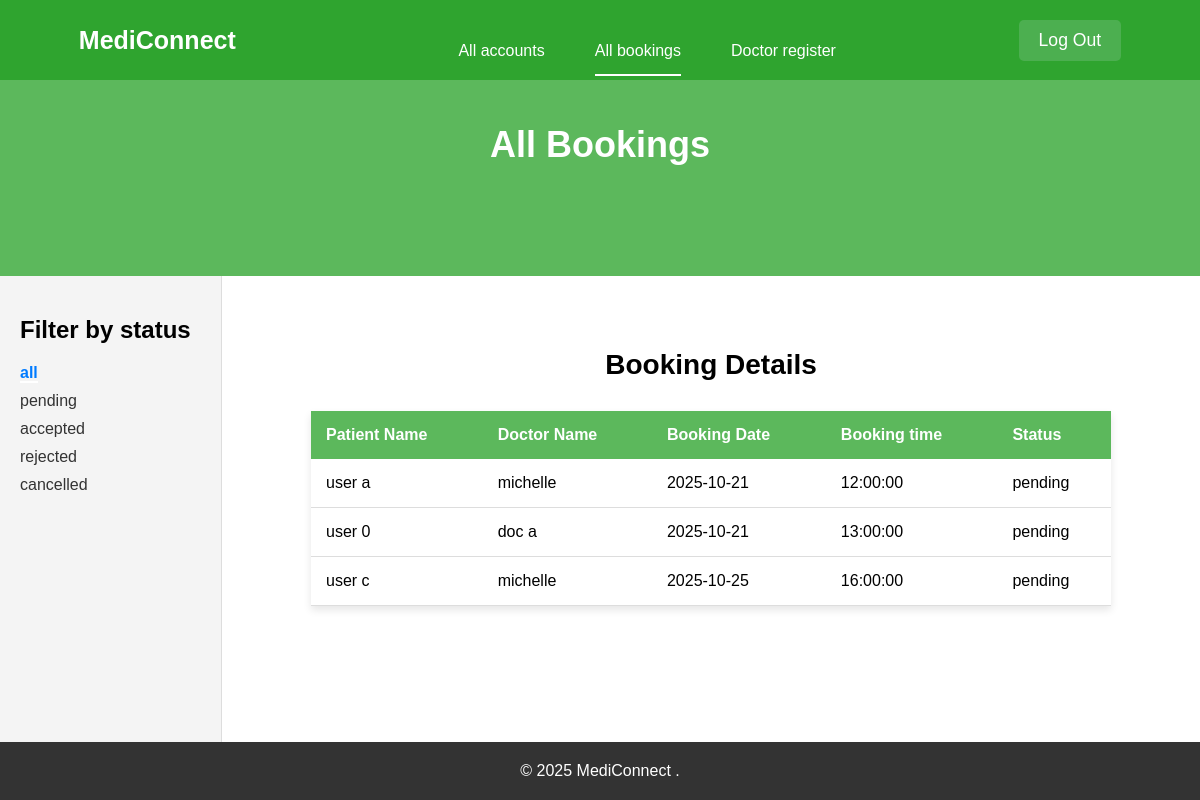
Page /admin/bookings.php on the committed database.
### tables this page shows
CREATE TABLE `booking` (
  `id` int(11) NOT NULL,
  `doctor_id` int(11) NOT NULL,
  `patient_id` int(11) NOT NULL,
  `booking_date` date NOT NULL,
  `booking_time` time NOT NULL,
  `created_at` timestamp NOT NULL DEFAULT current_timestamp(),
  `status` enum('pending','accepted','rejected','cancelled') DEFAULT 'pending'
);

CREATE TABLE `users_patient` (
  `id` int(11) NOT NULL,
  `username` varchar(22) NOT NULL,
  `email` varchar(22) NOT NULL,
  `password` varchar(222) NOT NULL,
  `status` varchar(22) DEFAULT 'unverified',
  `phone` varchar(100) NOT NULL
);

CREATE TABLE `users_doctor` (
  `id` int(11) NOT NULL,
  `username` varchar(22) NOT NULL,
  `email` varchar(22) NOT NULL,
  `password` varchar(222) NOT NULL,
  `profile_picture` varchar(255) DEFAULT NULL,
  `specialty` enum('Cardiology','Urology','Dermatology','Neurology') DEFAULT NULL,
  `experience` varchar(100) DEFAULT NULL,
  `phone` varchar(100) DEFAULT NULL,
  `languages` varchar(100) DEFAULT NULL
);

### admin/bookings.php (the view, shortened to what this page needs)
<?php
$db = mysqli_connect('localhost', 'root', '', 'mediconnect');
$status = isset($_GET['status']) ? $_GET['status'] : 'all';
if ($status === 'all' || empty($status)) {
    $sql = "SELECT booking.id, users_patient.username AS patient_username,
            users_doctor.username AS doctor_username, booking.booking_date,
            booking.booking_time, booking.status
            FROM booking
            JOIN users_patient ON booking.patient_id = users_patient.id
            JOIN users_doctor  ON booking.doctor_id  = users_doctor.id
            ORDER BY booking.booking_date ASC";
    $stmt = $db->prepare($sql);
}
$stmt->execute();
$result = $stmt->get_result();
?>
<!DOCTYPE html>
<html lang="en">
<head>
    <link rel="stylesheet" href="bookings.css">
</head>
<body>
    <nav class="nav" id="navbar">
        <div class="nav-logo">
            <p>MediConnect</p>
        </div>
        <div class="nav-menu" id="navMenu">
            <ul>
                <li><a href="admin.php" class="link">All accounts</a></li>
                <li><a href="bookings.php" class="link active">All bookings</a></li>
                <li><a href="regisDoc.php" class="link">Doctor register</a></li>
            </ul>
        </div>
        <a href="../registration/login.php">
            <button class="nav-btn" id="logoutBtn">Log Out</button>
        </a>
    </nav>
    <header>
        <div class="container">
            <h1>All Bookings</h1>
        </div>
    </header>
    <div class="container1">
        <aside class="sidebar">
            <h2>Filter by status</h2>
            <ul class="status-filter">
                <li><a href="?status=all" class="<?php echo ($status === 'all') ? 'active' : ''; ?>">all</a></li>
                <li><a href="?status=pending" class="<?php echo ($status === 'pending') ? 'active' : ''; ?>">pending</a>
                </li>
                <li><a href="?status=accepted"
                        class="<?php echo ($status === 'accepted') ? 'active' : ''; ?>">accepted</a></li>
                <li><a href="?status=rejected"
                        class="<?php echo ($status === 'rejected') ? 'active' : ''; ?>">rejected</a></li>
                <li><a href="?status=cancelled"
                        class="<?php echo ($status === 'cancelled') ? 'active' : ''; ?>">cancelled</a></li>
            </ul>
        </aside>
        <section id="booking-info" class="container">
            <h2>Booking Details</h2>
            <table>
                <thead>
                    <tr>
                        <th>Patient Name</th>
                        <th>Doctor Name</th>
                        <th>Booking Date</th>
                        <th>Booking time</th>
                        <th>Status</th>
                    </tr>
                </thead>
                <tbody>
                    <?php
                    if ($result->num_rows > 0) {
                        while ($row = $result->fetch_assoc()) {
                            echo "<tr>";
                            echo "<td>" . htmlspecialchars($row['patient_username']) . "</td>";
                            echo "<td>" . htmlspecialchars($row['doctor_username']) . "</td>";
                            echo "<td>" . htmlspecialchars($row['booking_date']) . "</td>";
                            echo "<td>" . htmlspecialchars($row['booking_time']) . "</td>";
                            echo "<td>" . htmlspecialchars($row['status']) . "</td>";
                            echo "</tr>";
                        }
                    } else {
                        echo "<p>No Bookings found</p>";
                    }
                    ?>
                </tbody>
            </table>
        </section>
    </div>
    <footer>
        <div class="container">
            <p>&copy; 2025 MediConnect .</p>
        </div>
    </footer>
</body>
</html>

### admin/bookings.css (style rules this page uses)
html, body { height: 100%; margin: 0; display: flex; flex-direction: column; }
body { font-family: Arial, sans-serif; margin: 0; padding: 0; box-sizing: border-box; background-color: #f4f4f4; min-height: 100vh; }
header { background: #5cb85c; color: white; padding: 100px 0; text-align: center; }
header .container h1 { font-size: 36px; margin-bottom: 10px; }
#booking-info { padding: 50px 0; background-color: white; }
#booking-info h2 { font-size: 28px; text-align: center; margin-bottom: 30px; }
table { width: 90%; max-width: 800px; margin: 0 auto; border-collapse: collapse; box-shadow: 0 4px 8px rgba(0, 0, 0, 0.1); }
thead { background-color: #5cb85c; color: white; }
thead th { padding: 15px; text-align: left; }
tbody tr { border-bottom: 1px solid #ddd; }
tbody td { padding: 15px; text-align: left; }
footer { background: #333; color: white; text-align: center; padding: 20px 0; }
footer p { margin: 0; }
.container { width: 90%; max-width: 1280px; margin: 0 auto; }
.nav { position: fixed; top: 0; display: flex; justify-content: space-around; width: 100%; height: 80px; line-height: 70px; background: #2fa42f; z-index: 100; }
.nav-logo { display: flex; align-items: center; height: 80px; }
.nav-logo p { color: white; font-size: 25px; font-weight: 600; margin: 0; }
.nav-btn { background-color: #4CAF50; color: white; padding: 10px 20px; border: none; border-radius: 5px; cursor: pointer; font-size: 1.1em; text-align: center; margin-top: 20px; }
.nav-menu ul { display: flex; }
.nav-menu ul li { list-style-type: none; }
.nav-menu ul li .link { text-decoration: none; font-weight: 500; color: #fff; padding-bottom: 15px; margin: 0 25px; }
.link:hover, .active { border-bottom: 2px solid #fff; }
.sidebar { width: 200px; padding: 20px; background-color: #f4f4f4; border-right: 1px solid #ddd; }
.status-filter { list-style: none; padding: 0; }
.status-filter li { margin: 10px 0; }
.status-filter a { text-decoration: none; color: #333; font-size: 1em; }
.status-filter a.active { font-weight: bold; color: #007bff; }
.container1 { display: flex; flex: 1; }

### rows in the picture
booking: patient.username "user a", doctor.username "michelle", booking_date "2025-10-21", booking_time "12:00:00", status "pending"
booking: patient.username "user 0", doctor.username "doc a", booking_date "2025-10-21", booking_time "13:00:00", status "pending"
booking: patient.username "user c", doctor.username "michelle", booking_date "2025-10-25", booking_time "16:00:00", status "pending"
